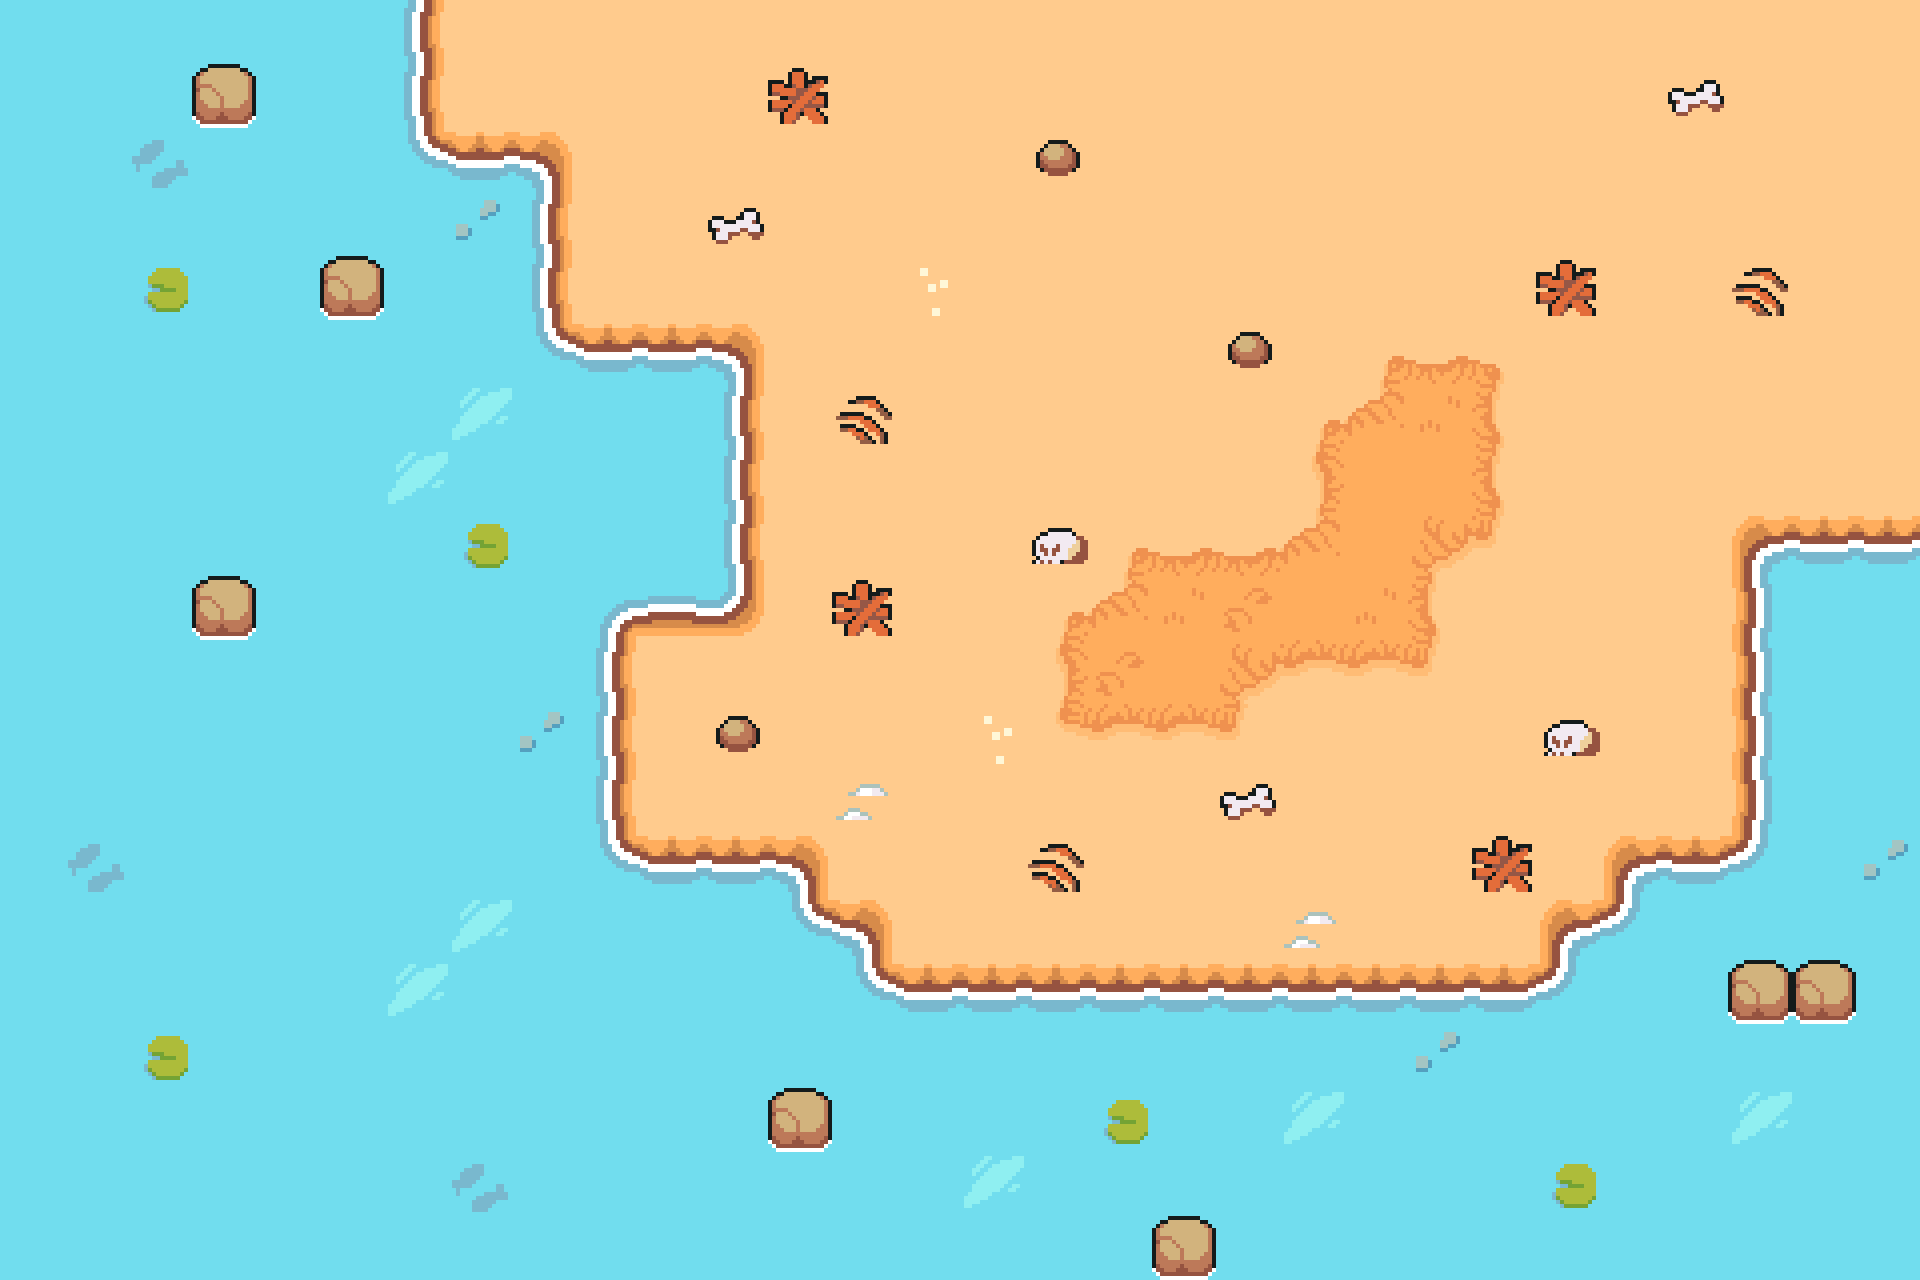

Tiled map render using the project's own tile images. Description and the whole map definition, tile-layer contents included, below:
An orthogonal 30x20 tile map with 64x64 px tiles, 2 tile layers (Floor, Plants and grounds), 1 hidden layer not drawn, 3 tilesets and 6 objects.

<map version="1.9" tiledversion="1.9.2" orientation="orthogonal" renderorder="right-down" width="30" height="20" tilewidth="64" tileheight="64" infinite="0" nextlayerid="7" nextobjectid="8">
 <editorsettings>
  <export target="my_map.tmx" format="tmx" />
 </editorsettings>
 <tileset firstgid="1" source="floor.tsx" />
 <tileset firstgid="551" name="details" tilewidth="64" tileheight="64" tilecount="80" columns="16">
  <image source="../graphics/tilemap/details.png" width="1024" height="320" />
 </tileset>
 <tileset firstgid="631" name="spritesheet" tilewidth="128" tileheight="128" tilecount="16" columns="4">
  <image source="../graphics/tilemap/objects.png" width="512" height="512" />
 </tileset>
 <layer id="1" name="Floor" width="30" height="20">
  <data encoding="csv">
35,35,35,35,35,35,36,24,24,24,24,24,24,24,24,24,24,24,24,24,24,24,24,24,24,24,24,24,24,24,
35,35,35,253,35,35,36,24,24,24,24,24,24,24,24,24,24,24,24,24,24,24,24,24,24,24,24,24,24,24,
35,35,271,35,35,35,61,13,14,24,24,24,24,24,24,24,24,24,24,24,24,24,24,24,24,24,24,24,24,24,
35,35,35,35,35,35,35,274,36,24,24,24,24,24,24,24,24,24,24,24,24,24,24,24,24,24,24,24,24,24,
35,35,272,35,35,253,35,35,36,24,24,24,24,24,24,24,24,24,24,24,24,24,24,24,24,24,24,24,24,24,
35,35,35,35,35,35,35,35,61,13,13,14,24,24,24,24,24,24,24,24,24,28,46,29,24,24,24,24,24,24,
35,35,35,35,35,35,35,273,35,35,35,36,24,24,24,24,24,24,24,24,28,47,115,23,24,24,24,24,24,24,
35,35,35,35,35,35,273,35,35,35,35,36,24,24,24,24,24,24,24,24,25,111,111,23,24,24,24,24,24,24,
35,35,35,35,35,35,35,272,35,35,35,36,24,24,24,24,24,28,46,46,47,111,1,51,24,24,24,12,13,13,
35,35,35,253,35,35,35,35,35,39,57,58,24,24,24,24,28,47,115,113,111,115,23,24,24,24,24,34,35,35,
35,35,35,35,35,35,35,35,35,36,24,24,24,24,24,24,25,113,111,1,2,2,51,24,24,24,24,34,35,35,
35,35,35,35,35,35,35,35,274,36,24,24,24,24,24,24,50,2,2,51,24,24,24,24,24,24,24,34,35,35,
35,35,35,35,35,35,35,35,35,36,24,24,24,24,24,24,24,24,24,24,24,24,24,24,24,24,24,34,35,35,
35,271,35,35,35,35,35,35,35,61,13,13,14,24,24,24,24,24,24,24,24,24,24,24,24,12,13,62,35,274,
35,35,35,35,35,35,35,273,35,35,35,35,61,14,24,24,24,24,24,24,24,24,24,24,12,62,35,35,35,35,
35,35,35,35,35,35,273,35,35,35,35,35,35,61,13,13,13,13,13,13,13,13,13,13,62,35,35,253,253,35,
35,35,272,35,35,35,35,35,35,35,35,35,35,35,35,35,35,35,35,35,35,35,274,35,35,35,35,35,35,35,
35,35,35,35,35,35,35,35,35,35,35,35,253,35,35,35,35,272,35,35,273,35,35,35,35,35,35,273,35,35,
35,35,35,35,35,35,35,271,35,35,35,35,35,35,35,273,35,35,35,35,35,35,35,35,272,35,35,35,35,35,
35,35,35,35,35,35,35,35,35,35,35,35,35,35,35,35,35,35,253,35,35,35,35,35,35,35,35,35,35,35
</data>
 </layer>
 <layer id="2" name="Plants and grounds" width="30" height="20">
  <data encoding="csv">
0,0,0,0,0,0,0,0,0,0,0,0,0,0,0,0,0,0,0,0,0,0,0,0,0,0,0,0,0,0,
0,0,0,0,0,0,0,0,0,0,0,0,551,0,0,0,0,0,0,0,0,0,0,0,0,0,565,0,0,0,
0,0,0,0,0,0,0,0,0,0,0,0,0,0,0,0,566,0,0,0,0,0,0,0,0,0,0,0,0,0,
0,0,0,0,0,0,0,0,0,0,0,565,0,0,0,0,0,0,0,0,0,0,0,0,0,0,0,0,0,0,
0,0,0,0,0,0,0,0,0,0,0,0,0,0,554,0,0,0,0,0,0,0,0,0,551,0,0,559,0,0,
0,0,0,0,0,0,0,0,0,0,0,0,0,0,0,0,0,0,0,566,0,0,0,0,0,0,0,0,0,0,
0,0,0,0,0,0,0,0,0,0,0,0,0,559,0,0,0,0,0,0,0,0,0,0,0,0,0,0,0,0,
0,0,0,0,0,0,0,0,0,0,0,0,0,0,0,0,0,0,0,0,0,0,0,0,0,0,0,0,0,0,
0,0,0,0,0,0,0,0,0,0,0,0,0,0,0,0,564,0,0,0,0,0,0,0,0,0,0,0,0,0,
0,0,0,0,0,0,0,0,0,0,0,0,0,551,0,0,0,0,0,0,0,0,0,0,0,0,0,0,0,0,
0,0,0,0,0,0,0,0,0,0,0,0,0,0,0,0,0,0,0,0,0,0,0,0,0,0,0,0,0,0,
0,0,0,0,0,0,0,0,0,0,0,566,0,0,0,554,0,0,0,0,0,0,0,0,564,0,0,0,0,0,
0,0,0,0,0,0,0,0,0,0,0,0,0,561,0,0,0,0,0,565,0,0,0,0,0,0,0,0,0,0,
0,0,0,0,0,0,0,0,0,0,0,0,0,0,0,0,559,0,0,0,0,0,0,551,0,0,0,0,0,0,
0,0,0,0,0,0,0,0,0,0,0,0,0,0,0,0,0,0,0,0,561,0,0,0,0,0,0,0,0,0,
0,0,0,0,0,0,0,0,0,0,0,0,0,0,0,0,0,0,0,0,0,0,0,0,0,0,0,0,0,0,
0,0,0,0,0,0,0,0,0,0,0,0,0,0,0,0,0,0,0,0,0,0,0,0,0,0,0,0,0,0,
0,0,0,0,0,0,0,0,0,0,0,0,0,0,0,0,0,0,0,0,0,0,0,0,0,0,0,0,0,0,
0,0,0,0,0,0,0,0,0,0,0,0,0,0,0,0,0,0,0,0,0,0,0,0,0,0,0,0,0,0,
0,0,0,0,0,0,0,0,0,0,0,0,0,0,0,0,0,0,0,0,0,0,0,0,0,0,0,0,0,0
</data>
 </layer>
 <objectgroup id="4" name="Objects">
  <object id="1" gid="638" x="887" y="391" width="128" height="128" />
  <object id="2" gid="638" x="1472" y="642" width="128" height="128" />
  <object id="3" gid="641" x="1214" y="154" width="128" height="128" />
  <object id="4" gid="642" x="1072" y="279" width="128" height="128" />
  <object id="5" gid="643" x="1245" y="291" width="128" height="128" />
  <object id="6" gid="639" x="225.423" y="1157.92" width="128" height="128" />
 </objectgroup>
 <layer id="6" name="Border" width="30" height="20" visible="0">
  <data encoding="csv">
0,0,0,0,0,0,377,0,0,0,0,0,0,0,0,0,0,0,0,0,0,0,0,0,0,0,0,0,0,0,
0,0,0,0,0,0,377,0,0,0,0,0,0,0,0,0,0,0,0,0,0,0,0,0,0,0,0,0,0,0,
0,0,0,0,0,0,377,377,377,0,0,0,0,0,0,0,0,0,0,0,0,0,0,0,0,0,0,0,0,0,
0,0,0,0,0,0,0,0,377,0,0,0,0,0,0,0,0,0,0,0,0,0,0,0,0,0,0,0,0,0,
0,0,0,0,0,0,0,0,377,0,0,0,0,0,0,0,0,0,0,0,0,0,0,0,0,0,0,0,0,0,
0,0,0,0,0,0,0,0,377,377,377,377,0,0,0,0,0,0,0,0,0,0,0,0,0,0,0,0,0,0,
0,0,0,0,0,0,0,0,0,0,0,377,0,0,0,0,0,0,0,0,0,0,0,0,0,0,0,0,0,0,
0,0,0,0,0,0,0,0,0,0,0,377,0,0,0,0,0,0,0,0,0,0,0,0,0,0,0,0,0,0,
0,0,0,0,0,0,0,0,0,0,0,377,0,0,0,0,0,0,0,0,0,0,0,0,0,0,0,377,377,377,
0,0,0,0,0,0,0,0,0,377,377,377,0,0,0,0,0,0,0,0,0,0,0,0,0,0,0,377,0,0,
0,0,0,0,0,0,0,0,0,377,0,0,0,0,0,0,0,0,0,0,0,0,0,0,0,0,0,377,0,0,
0,0,0,0,0,0,0,0,0,377,0,0,0,0,0,0,0,0,0,0,0,0,0,0,0,0,0,377,0,0,
0,0,0,0,0,0,0,0,0,377,0,0,0,0,0,0,0,0,0,0,0,0,0,0,0,0,0,377,0,0,
0,0,0,0,0,0,0,0,0,377,377,377,377,0,0,0,0,0,0,0,0,0,0,0,0,377,377,377,0,0,
0,0,0,0,0,0,0,0,0,0,0,0,377,377,0,0,0,0,0,0,0,0,0,0,377,377,0,0,0,0,
0,0,0,0,0,0,0,0,0,0,0,0,0,377,0,0,0,377,377,377,377,377,377,377,377,0,0,0,0,0,
0,0,0,0,0,0,0,0,0,0,0,0,0,0,0,0,0,0,0,0,0,0,0,0,0,0,0,0,0,0,
0,0,0,0,0,0,0,0,0,0,0,0,0,0,0,0,0,0,0,0,0,0,0,0,0,0,0,0,0,0,
0,0,0,0,0,0,0,0,0,0,0,0,0,0,0,0,0,0,0,0,0,0,0,0,0,0,0,0,0,0,
0,0,0,0,0,0,0,0,0,0,0,0,0,0,0,0,0,0,0,0,0,0,0,0,0,0,0,0,0,0
</data>
 </layer>
</map>
